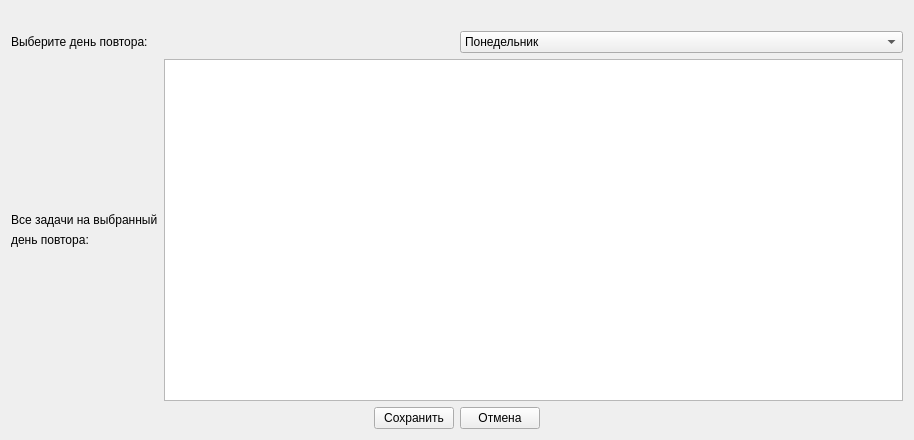
<?xml version="1.0" encoding="UTF-8"?>
<ui version="4.0">
 <class>Form</class>
 <widget class="QWidget" name="Form">
  <property name="geometry">
   <rect>
    <x>0</x>
    <y>0</y>
    <width>914</width>
    <height>440</height>
   </rect>
  </property>
  <property name="windowTitle">
   <string>Form</string>
  </property>
  <layout class="QVBoxLayout" name="verticalLayout_3">
   <item>
    <widget class="QLabel" name="error_text">
     <property name="text">
      <string/>
     </property>
    </widget>
   </item>
   <item>
    <layout class="QVBoxLayout" name="verticalLayout_2">
     <item>
      <layout class="QHBoxLayout" name="horizontalLayout">
       <item>
        <widget class="QLabel" name="label">
         <property name="text">
          <string>Выберите день повтора: </string>
         </property>
        </widget>
       </item>
       <item>
        <widget class="QComboBox" name="comboBox">
         <item>
          <property name="text">
           <string>Понедельник</string>
          </property>
         </item>
         <item>
          <property name="text">
           <string>Вторник</string>
          </property>
         </item>
         <item>
          <property name="text">
           <string>Среда</string>
          </property>
         </item>
         <item>
          <property name="text">
           <string>Четверг</string>
          </property>
         </item>
         <item>
          <property name="text">
           <string>Пятница</string>
          </property>
         </item>
         <item>
          <property name="text">
           <string>Суббота</string>
          </property>
         </item>
         <item>
          <property name="text">
           <string>Воскресенье</string>
          </property>
         </item>
        </widget>
       </item>
      </layout>
     </item>
     <item>
      <layout class="QHBoxLayout" name="horizontalLayout_3">
       <item>
        <layout class="QVBoxLayout" name="verticalLayout">
         <item>
          <spacer name="verticalSpacer_2">
           <property name="orientation">
            <enum>Qt::Vertical</enum>
           </property>
           <property name="sizeHint" stdset="0">
            <size>
             <width>20</width>
             <height>40</height>
            </size>
           </property>
          </spacer>
         </item>
         <item>
          <widget class="QLabel" name="label_2">
           <property name="text">
            <string>Все задачи на выбранный</string>
           </property>
          </widget>
         </item>
         <item>
          <widget class="QLabel" name="label_3">
           <property name="text">
            <string>день повтора:</string>
           </property>
          </widget>
         </item>
         <item>
          <spacer name="verticalSpacer">
           <property name="orientation">
            <enum>Qt::Vertical</enum>
           </property>
           <property name="sizeHint" stdset="0">
            <size>
             <width>20</width>
             <height>40</height>
            </size>
           </property>
          </spacer>
         </item>
        </layout>
       </item>
       <item>
        <widget class="QTableWidget" name="tableWidget"/>
       </item>
      </layout>
     </item>
     <item>
      <layout class="QHBoxLayout" name="horizontalLayout_2">
       <item>
        <spacer name="horizontalSpacer">
         <property name="orientation">
          <enum>Qt::Horizontal</enum>
         </property>
         <property name="sizeHint" stdset="0">
          <size>
           <width>40</width>
           <height>20</height>
          </size>
         </property>
        </spacer>
       </item>
       <item>
        <widget class="QPushButton" name="save_button">
         <property name="text">
          <string>Сохранить</string>
         </property>
        </widget>
       </item>
       <item>
        <widget class="QPushButton" name="cancel_button">
         <property name="text">
          <string>Отмена</string>
         </property>
        </widget>
       </item>
       <item>
        <spacer name="horizontalSpacer_2">
         <property name="orientation">
          <enum>Qt::Horizontal</enum>
         </property>
         <property name="sizeHint" stdset="0">
          <size>
           <width>40</width>
           <height>20</height>
          </size>
         </property>
        </spacer>
       </item>
      </layout>
     </item>
    </layout>
   </item>
  </layout>
 </widget>
 <resources/>
 <connections/>
</ui>
